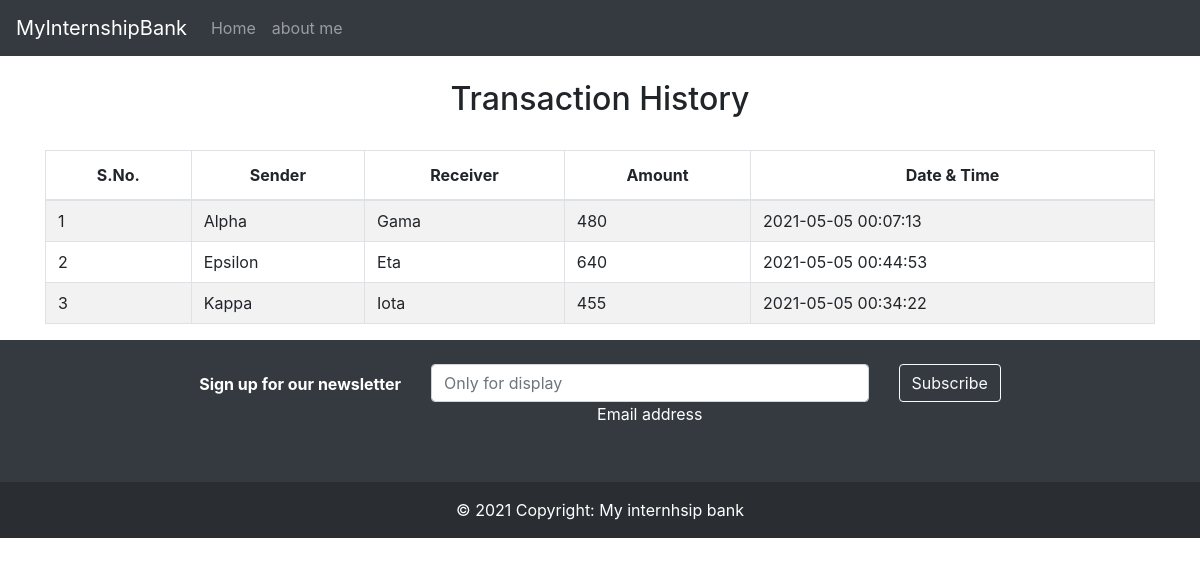
The page /transactionhistory.php on the database its author committed.
### tables this page shows
CREATE TABLE `transaction` (
  `sno` int(3) NOT NULL,
  `sender` text NOT NULL,
  `receiver` text NOT NULL,
  `balance` int(8) NOT NULL,
  `datetime` datetime NOT NULL DEFAULT current_timestamp()
);

### transactionhistory.php (the view, shortened to what this page needs)
<!DOCTYPE html>
<html lang="en">
<head>
    <link rel="stylesheet" href="https://stackpath.bootstrapcdn.com/bootstrap/4.3.1/css/bootstrap.min.css">
</head>
<body>
<nav class="navbar navbar-expand-lg navbar-dark bg-dark">
  <a class="navbar-brand" href="index.php">MyInternshipBank</a>
  <div class="collapse navbar-collapse" id="navbarNavAltMarkup">
    <div class="navbar-nav">
      <a class="nav-item nav-link" href="index.php">Home</a>
      <a class="nav-item nav-link" href="aboutme.php">about me</a>
    </div>
  </div>
</nav>
<div class="container">
        <h2 class="text-center pt-4">Transaction History</h2>
       <br>
       <div class="table-responsive-sm">
    <table class="table table-hover table-striped table-condensed table-bordered">
        <thead>
            <tr>
                <th class="text-center">S.No.</th>
                <th class="text-center">Sender</th>
                <th class="text-center">Receiver</th>
                <th class="text-center">Amount</th>
                <th class="text-center">Date & Time</th>
            </tr>
        </thead>
        <tbody>
        <?php
            include 'config.php';
            $sql ="select * from transaction";
            $query =mysqli_query($conn, $sql);
            while($rows = mysqli_fetch_assoc($query))
            {
        ?>
            <tr>
            <td class="py-2"><?php echo $rows['sno']; ?></td>
            <td class="py-2"><?php echo $rows['sender']; ?></td>
            <td class="py-2"><?php echo $rows['receiver']; ?></td>
            <td class="py-2"><?php echo $rows['balance']; ?> </td>
            <td class="py-2"><?php echo $rows['datetime']; ?> </td>
        <?php
            }
        ?>
        </tbody>
    </table>
    </div>
</div>
<footer class="bg-dark text-center text-white">
  <div class="container p-4 pb-0">
    <section class="">
      <form action="">
        <div class="row d-flex justify-content-center">
          <div class="col-auto">
            <p class="pt-2">
              <strong>Sign up for our newsletter</strong>
            </p>
          </div>
          <div class="col-md-5 col-12">
            <div class="form-outline form-white mb-4">
              <input type="email" id="form5Example2" class="form-control" placeholder="Only for display"/>
              <label class="form-label" for="form5Example2">Email address</label>
            </div>
          </div>
          <div class="col-auto">
            <button type="submit" class="btn btn-outline-light mb-4">
              Subscribe
            </button>
          </div>
        </div>
      </form>
    </section>
  </div>
  <div class="text-center p-3" style="background-color: rgba(0, 0, 0, 0.2);">
    © 2021 Copyright: My internhsip bank
  </div>
</footer>
</body>
</html>

### rows shown on the page
transaction: sno "1", sender "Alpha", receiver "Gama", balance "480", datetime "2021-05-05 00:07:13"
transaction: sno "2", sender "Epsilon", receiver "Eta", balance "640", datetime "2021-05-05 00:44:53"
transaction: sno "3", sender "Kappa", receiver "Iota", balance "455", datetime "2021-05-05 00:34:22"
